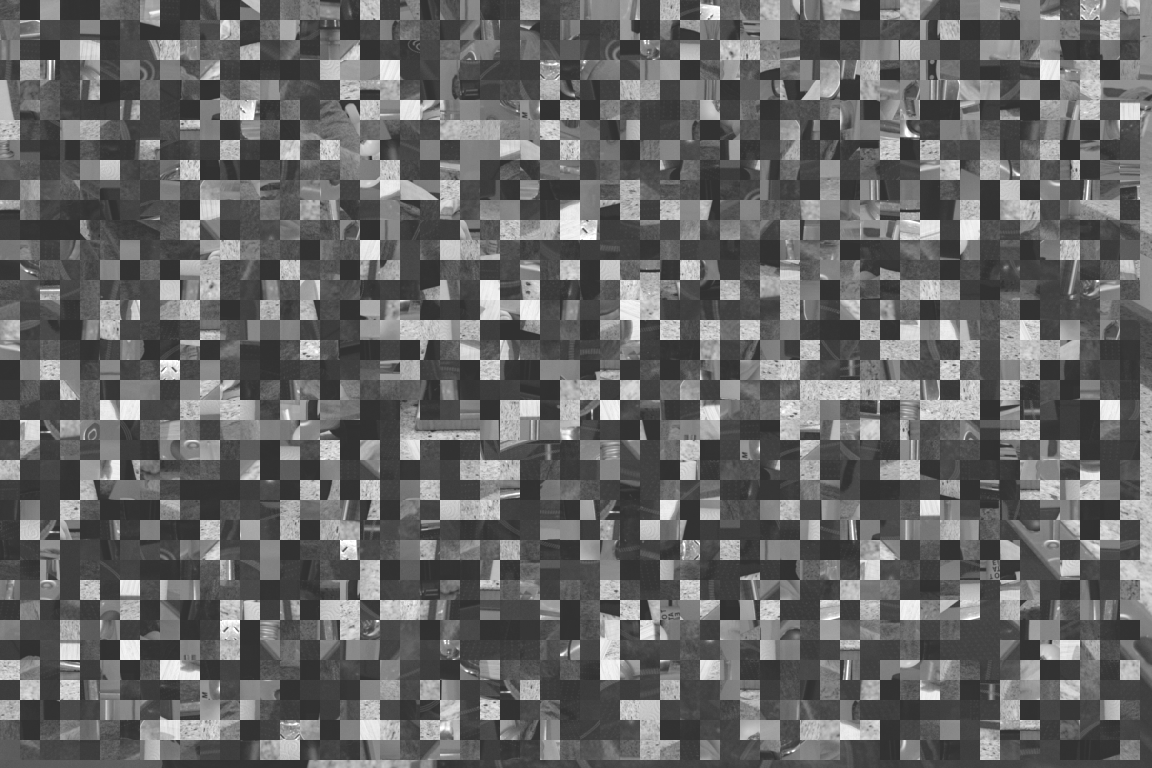
#> input picture stimuli/mask_kitchen-1_cutting_lateral_a1.png, 1152 x 768 px, found by its file name; its folder holds 4 pictures in this run
$ python image_converter.py   (older library calls are emulated)
#> lines starting #> are read from the running program, lines starting #| are printed output that depends on the picture
#%%
from PIL import Image
import PIL
import os
from pathlib import Path

#%%
path = Path('converted/')
path_originals = Path('stimuli')

if not os.path.exists(path):
    os.makedirs(path)

#%% Define functions
def compress_image(image, infile, size='same'):
    if size != 'same':
      width = 1920
      height = 1080
    else:
      width = image.size[0]
      height = image.size[1]

    name = infile.split('.')
    first_name = path  / f'{name[0]}.jpeg'

    if image.size[0] > width and image.size[1] > height:
        image.thumbnail(size, Image.ANTIALIAS)
        image.save(first_name, quality=100)
    elif image.size[0] > width:
        wpercent = (width/float(image.size[0]))
        height = int((float(image.size[1])*float(wpercent)))
        image = image.resize((width,height), PIL.Image.ANTIALIAS)
        image.save(first_name,quality=100)
    elif image.size[1] > height:
        wpercent = (height/float(image.size[1]))
        width = int((float(image.size[0])*float(wpercent)))
        image = image.resize((width,height), PIL.Image.ANTIALIAS)
        image.save(first_name, quality=100)
    else:
        image.save(first_name, quality=100)

def processImage(format=None):
#> called with format = 'jpeg'
  listing = os.listdir(path_originals)

  for infile in listing:
    if (not infile.startswith('.')) and (infile[-4:] != format):
      img = Image.open(path_originals / infile)
#> img is the input picture: PIL image 1152x768 L; min 48, max 255, mean 102.7
      name = infile.split('.')
      first_name = path / f'{name[0]}.jpeg'

      if img.format == "JPEG":
        image = img.convert('RGB')
        compress_image(image, infile)
        img.close()

      elif img.format == "GIF":
        i = img.convert("RGBA")
        bg = Image.new("RGBA", i.size)
        image = Image.composite(i, bg, i)
        compress_image(image, infile)
        img.close()

      elif img.format == "PNG":
        try:
          image = Image.new("RGB", img.size, (255,255,255))
#> image: PIL image 1152x768 RGB; every value is 255
          image.paste(img,img)
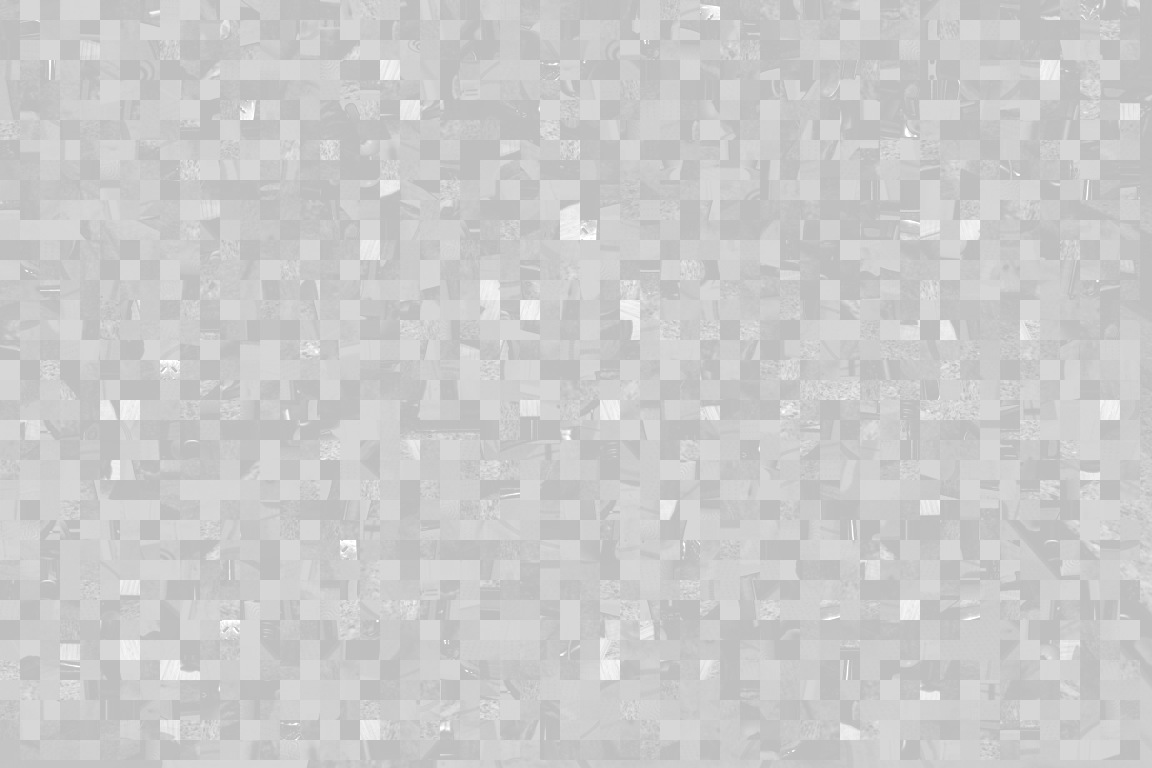
#> image: PIL image 1152x768 RGB; min 191, max 255, mean 202.9
          compress_image(image, infile)
        except ValueError:
          image = img.convert('RGB')
          compress_image(image, infile)
        img.close()

      elif img.format == "BMP":
        image = img.convert('RGB')
        compress_image(image, infile)
        img.close()
#> pass 2 of the loop in processImage, `for infile in listing:`:
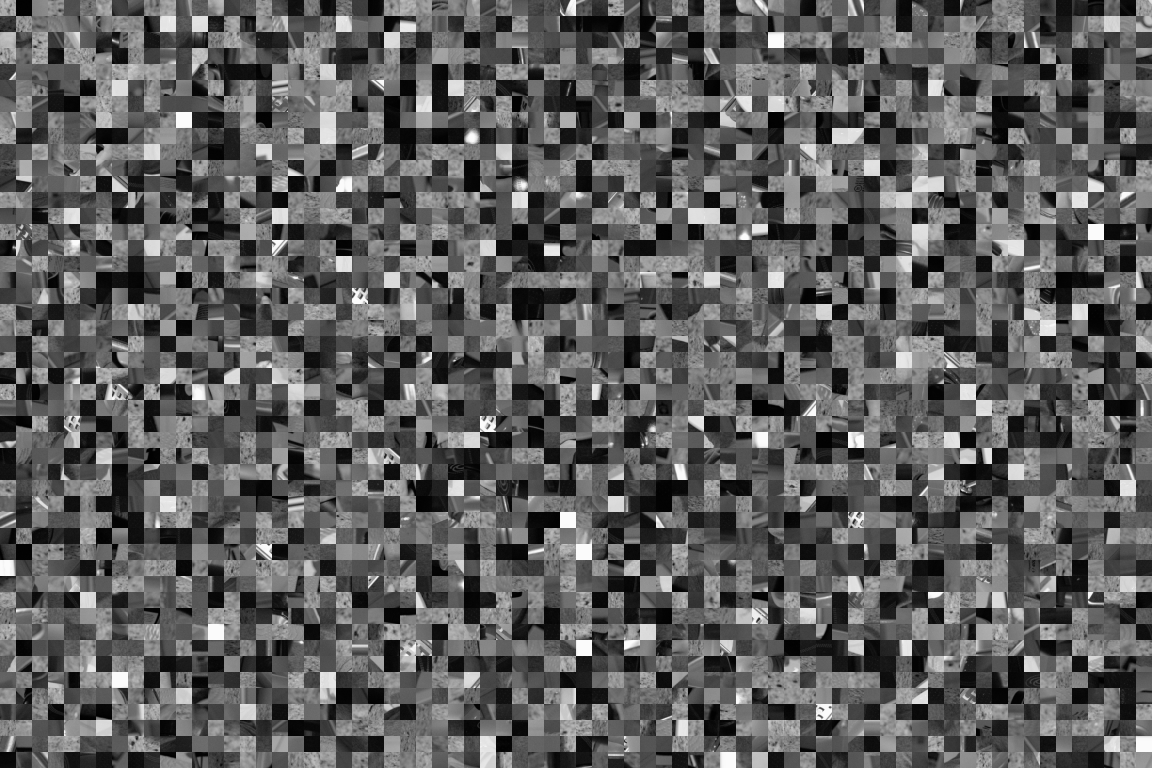
#> input picture stimuli/mask_kitchen-1_kitchen_grating_frontal_a2.png, 1152 x 768 px, found by its file name
#> in processImage, img is the input picture: PIL image 1152x768 L; min 1, max 252, mean 94
#> in processImage, `image.paste(img,img)`:
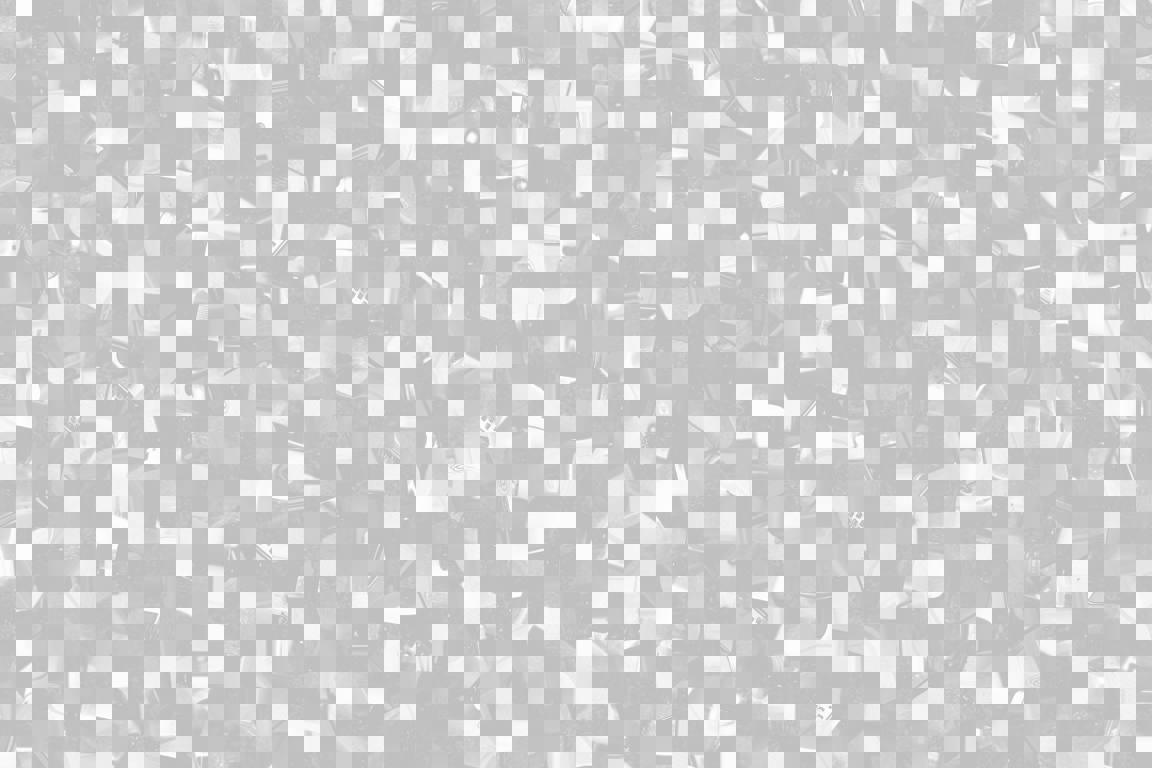
#> image: PIL image 1152x768 RGB; min 191, max 254, mean 206.9
#> pass 3 of the loop in processImage, `for infile in listing:`:
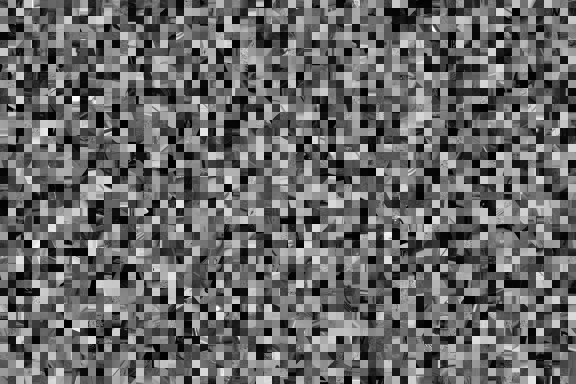
#> input picture stimuli/mask_kitchen-1_kitchen_grating_lateral_a1.png, 576 x 384 px, found by its file name
#> in processImage, img is the input picture: PIL image 576x384 L; min 1, max 253, mean 104
#> in processImage, `image.paste(img,img)`:
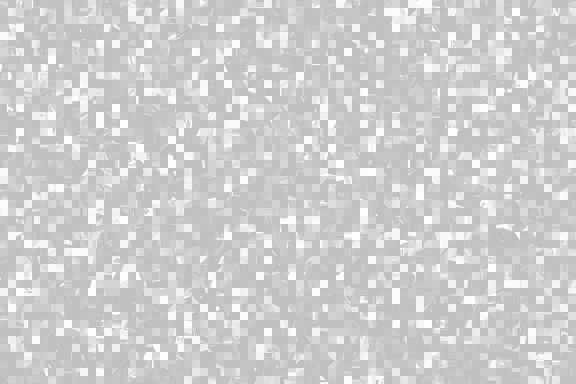
#> image: PIL image 576x384 RGB; min 191, max 254, mean 206.3
#> the loop made 4 passes; the first 3 are shown
  print('Done!')
# %%
processImage(format='jpeg')
# %%
